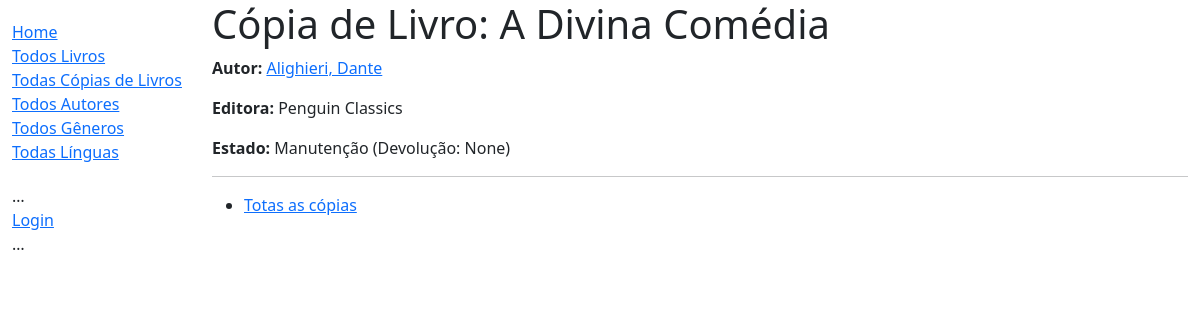
The page /acervo/copia/ea8a7098-3d4c-432b-9b8f-fee472298e29 on the database as committed earlier.
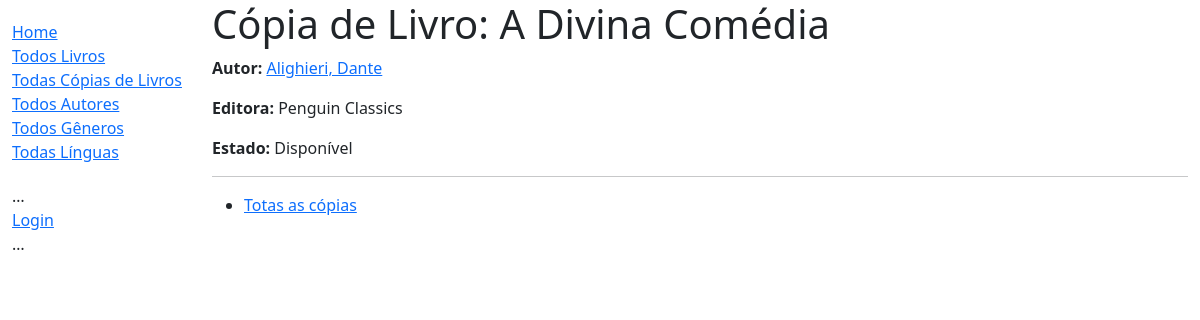
The same page on the database as committed later.
### acervo/models.py (models this page shows, shortened)
class LivroCopia(models.Model):
    id = models.UUIDField(primary_key=True, default=uuid.uuid4,
                          help_text="ID único para uma cópia do livro disponível na biblioteca")
    livro = models.ForeignKey('Livro', on_delete=models.RESTRICT, null=True)
    editora = models.CharField(max_length=200)
    data_devolucao = models.DateField(null=True, blank=True)
    tomador = models.ForeignKey(
        settings.AUTH_USER_MODEL, on_delete=models.SET_NULL, null=True, blank=True)
    ESTADOS_EMPRESTIMO = (
        ('m', 'Manutenção'),
        ('e', 'Emprestado'),
        ('d', 'Disponível'),
        ('r', 'Reservado'),
    )
    estado = models.CharField(
        max_length=1,
        choices=ESTADOS_EMPRESTIMO,
        blank=True,
        default='m',
        help_text='Disponibilidade do Livro')
    class Meta:
        ordering = ['data_devolucao']
        permissions = (("marca_devolucao", "Marca o livro como devolvido"),)

class Livro(models.Model):
    titulo = models.CharField(max_length=200)
    autor = models.ForeignKey('Autor', on_delete=models.RESTRICT, null=True)
    descricao = models.TextField(
        max_length=1000, help_text="Breve descrição do livro")
    isbn = models.CharField('ISBN', max_length=13,
                            unique=True,
                            help_text='13 Caracteres <a href="https://www.isbn-international.org/content/what-isbn'
                                      '">ISBN number</a>')
    genero = models.ManyToManyField(
        Genero, help_text="Selecione o gênero do livro")
    lingua = models.ForeignKey(
        'Lingua', on_delete=models.SET_NULL, null=True)
    class Meta:
        ordering = ['titulo', 'autor']
    def mostra_genero(self):
        """Representação String para o gênero do livro."""
        return ', '.join([self.genero.nome for genre in self.genero.all()[:3]])
    mostra_genero.short_description = 'Genero'
    def get_absolute_url(self):
        return reverse('detalhe-livro', args=[str(self.id)])

class Autor(models.Model):
    primeiro_nome = models.CharField(max_length=100)
    sobrenome = models.CharField(max_length=100)
    data_nascimento = models.DateField(null=True, blank=True)
    data_falecimento = models.DateField('morte', null=True, blank=True)
    class Meta:
        ordering = ['sobrenome', 'primeiro_nome']
    def get_absolute_url(self):
        return reverse('detalhe-autor', args=[str(self.id)])
    def __str__(self):
        return f'{self.sobrenome}, {self.primeiro_nome}'

### acervo/views.py (the view)
# urls.py: path('copia/<uuid:pk>', views.LivroCopiaDetailView.as_view(),
class LivroCopiaDetailView(generic.DetailView):
    model = LivroCopia
    context_object_name = 'copia'
    template_name = 'acervo/detalhe_copia.html'

### acervo/templates/acervo/detalhe_copia.html (shortened to what this page needs)
{% extends "base_generic.html" %}
{% block content %}
<h1>Cópia de Livro: {{ copia.livro.titulo }}</h1>
<p><strong>Autor:</strong> <a href="{{ copia.livro.autor.get_absolute_url }}">{{ copia.livro.autor }}</a></p>
<p><strong>Editora:</strong> {{ copia.editora }}</p>
<p><strong>Estado:</strong> {{ copia.get_estado_display }} {% if copia.estado != 'd' %} (Devolução: {{copia.data_devolucao}}){% endif %}</p>
<hr>
<ul>
  <li>
    <a href="{{ copia.livro.get_absolute_url }}">Totas as cópias</a></p>
  </li>
</ul>
{% endblock %}
{% block sidebar %}
  {{ block.super }}
{% endblock %}

Rows that differ between the two databases and show on the page:
changed LivroCopia "Penguin Classics": estado "Manutenção" → "Disponível"; data_devolucao "None" → (not shown)
Other text that changed with them:
text no longer shown: "(Devolução: )"
